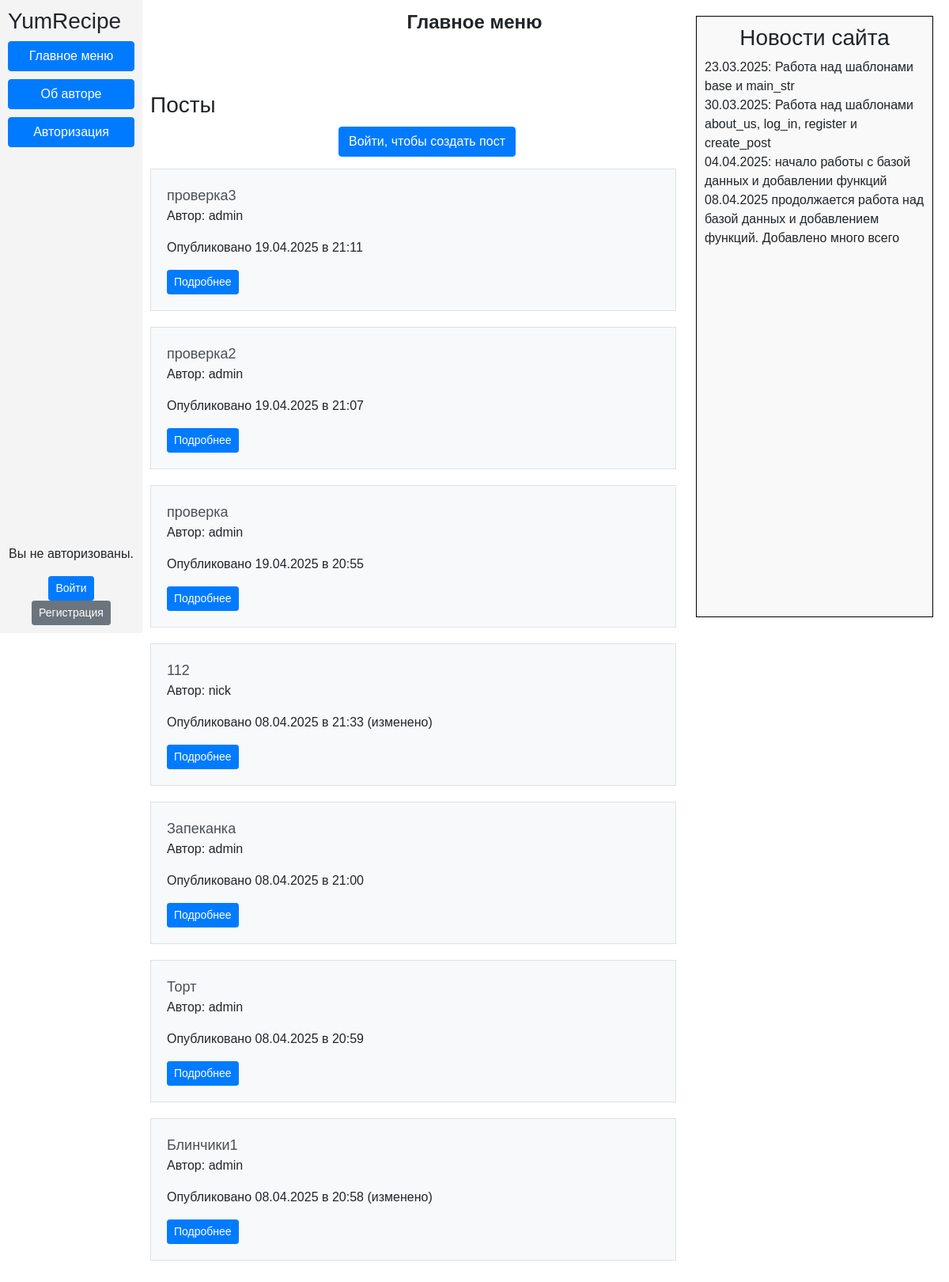
Before: / with the older database file.
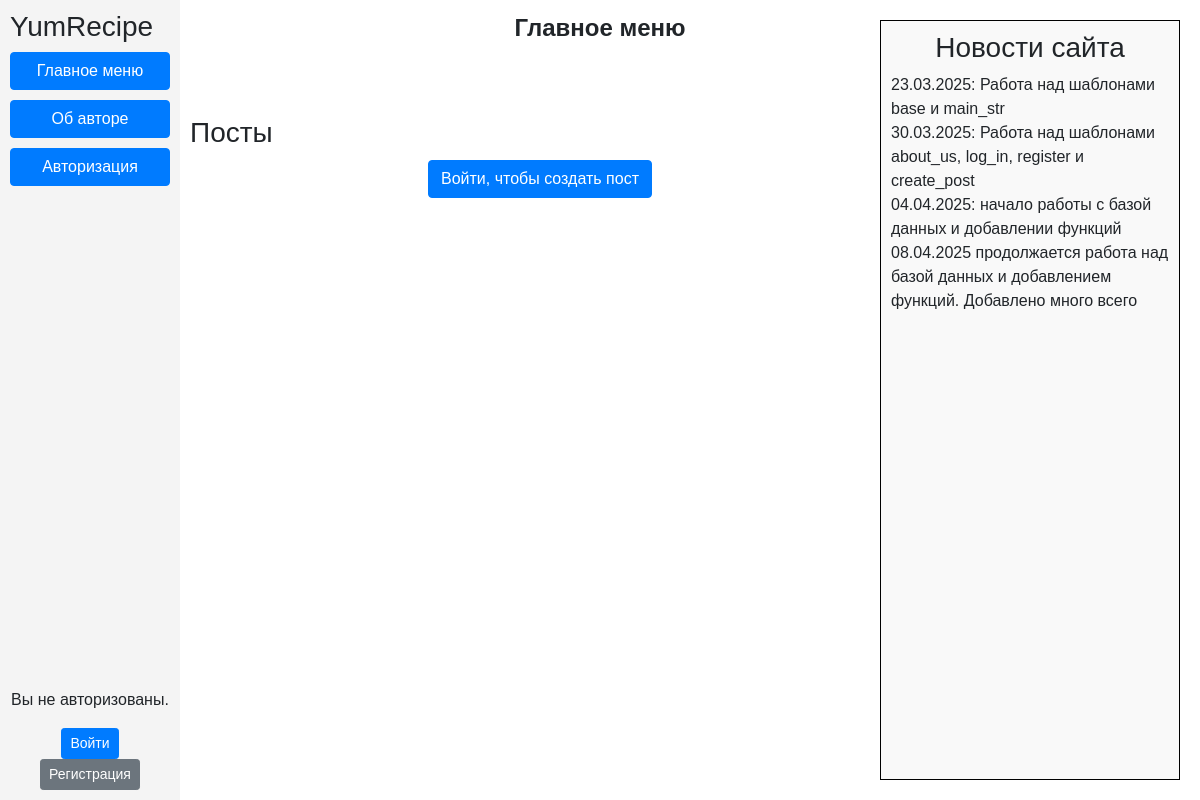
After: the same page with the newer database file.
### data_and_db/db_setup.py (models this page shows)
class Post(Base):  # класс отвечающий за посты в базе данных
    __tablename__ = 'posts'
    id = Column(Integer, primary_key=True)
    title = Column(String(100), nullable=False)
    content = Column(Text, nullable=False)
    created_at = Column(DateTime, default=lambda: datetime.now(pytz.timezone('Europe/Moscow')), nullable=False)
    is_edited = Column(Boolean, default=False, nullable=False)
    user_id = Column(Integer, ForeignKey('users.id'))
    user = relationship('User', back_populates='posts')

class User(Base, UserMixin):  # класс отвечающий за аккаунты в базе данных
    __tablename__ = 'users'
    id = Column(Integer, primary_key=True)
    nickname = Column(String, nullable=False)
    email = Column(String, unique=True, nullable=False)
    password = Column(String, nullable=False)

### main.py (the view)
@app.route('/')
def mainstr():
    posts = session.query(Post).order_by(Post.created_at.desc()).all()
    return render_template('index.html', posts=posts)  # функция отвечающая за работу главной страницы сайта

### templates/index.html (shortened to what this page needs)
{% extends "base.html" %}
{% block content %}
<div id="header">Главное меню</div>
<div id="main-content">
    <div class="post-content">
        <h3>Посты</h3>
        <div style="text-align: center; margin: 10px 0 15px 0;">
        {% if current_user.is_authenticated %}
        <a href="{{ url_for('CreatePost') }}" class="btn btn-primary">Создать пост</a>
        {% else %}
        <a href="{{ url_for('logging') }}" class="btn btn-primary">Войти, чтобы создать пост</a>
        {% endif %}
    </div>
        {% for post in posts %}
        <div class="main-post-container">
            <div class="post-text">{{ post.title }}</div>
            {% if post.is_edited %}
            <p>Автор: {{ post.user.nickname }}</p>
            <p>Опубликовано {{ post.created_at.strftime('%d.%m.%Y') }} в {{ post.created_at.strftime('%H:%M') }} (изменено)</p>
            {% else %}
            <p>Автор: {{ post.user.nickname }}</p>
            <p>Опубликовано {{ post.created_at.strftime('%d.%m.%Y') }} в {{ post.created_at.strftime('%H:%M') }}</p>
            {% endif %}
            <a href="{{ url_for('post_detail', post_id=post.id) }}" class="btn btn-primary btn-sm">Подробнее</a>
        </div>
        {% endfor %}
    </div>
</div>
{% endblock %}

### templates/base.html (shortened to what this page needs)
<!DOCTYPE html>
<html lang="ru">
<head>
    <link rel="stylesheet" href="https://stackpath.bootstrapcdn.com/bootstrap/4.5.2/css/bootstrap.min.css">
    <link rel="stylesheet" href="{{ url_for('static', filename='styles.css') }}">
</head>
<body>
<div id="container">
    <div id="sidebar-left">
        <h3>YumRecipe</h3>
        <button class="btn btn-primary spaced-button" type="button" onclick="window.location.href='{{ url_for('mainstr') }}'">Главное меню</button>
        <button class="btn btn-primary spaced-button" type="button" onclick="window.location.href='{{ url_for('AboutUs') }}'">Об авторе</button>
        {% if not current_user.is_authenticated %}
        <button class="btn btn-primary spaced-button" type="button" onclick="window.location.href='{{ url_for('logging') }}'">Авторизация</button>
        {% endif %}
        <div style="text-align: center; margin-top: auto;">
            {% if current_user.is_authenticated %}
            <p>Вы вошли как: {{ current_user.nickname }} ({{ current_user.email }})</p>
            <a href="{{ url_for('logout') }}" class="btn btn-danger btn-sm">Выйти</a>
            {% else %}
            <p>Вы не авторизованы.</p>
            <a href="{{ url_for('logging') }}" class="btn btn-primary btn-sm">Войти</a>
            <a href="{{ url_for('registering') }}" class="btn btn-secondary btn-sm">Регистрация</a>
            {% endif %}
        </div>
    </div>
</div>
<div id="sidebar-right">
    <h3 class="centered-heading">Новости сайта</h3>
    <p>23.03.2025: Работа над шаблонами base и main_str<br>30.03.2025: Работа над шаблонами about_us, log_in, register и
        create_post<br>04.04.2025: начало работы с базой данных и добавлении функций<br>08.04.2025 продолжается работа над базой данных и добавлением функций. Добавлено много всего</p>
</div>
{% block content %}
{% endblock %}
</body>
</html>

### static/styles.css (style rules this page uses)
body { margin: 0; padding: 0; font-family: Arial, sans-serif; }

### templates/base.html (style rules this page uses)
body { margin: 0; font-family: Arial, sans-serif; }
#container { display: flex; }
#sidebar-left { width: 15%; background-color: #f4f4f4; height: 100vh; padding: 10px; display: flex; flex-direction: column; justify-content: space-between; position: fixed; top: 0; left: 0; }
.spaced-button { margin-bottom: 10px; }
.centered-heading { text-align: center; }
#sidebar-right { position: fixed; top: 20px; right: 20px; width: 25%; border: 1px solid black; padding: 10px; background-color: #f9f9f9; height: calc(100vh - 40px); overflow-y: auto; }

### templates/index.html (style rules this page uses)
#main-content { flex: 1; padding: 10px; margin-left: 15%; margin-right: 25%; text-align: left; }
#header { text-align: center; font-size: 24px; font-weight: bold; padding: 10px; }
.post-content { margin-top: 50px; }
.centered-heading { text-align: center; }

Changed rows visible on the page:
removed Post: title "проверка3", user.nickname "admin", created_at "19.04.2025", created_at "21:11"
removed Post: title "проверка2", user.nickname "admin", created_at "19.04.2025", created_at "21:07"
removed Post: title "проверка", user.nickname "admin", created_at "19.04.2025", created_at "20:55"
removed Post: title "112", user.nickname "nick", created_at "08.04.2025", created_at "21:33"
removed Post: title "Запеканка", user.nickname "admin", created_at "08.04.2025", created_at "21:00"
removed Post: title "Торт", user.nickname "admin", created_at "08.04.2025", created_at "20:59"
removed Post: title "Блинчики1", user.nickname "admin", created_at "08.04.2025", created_at "20:58"
